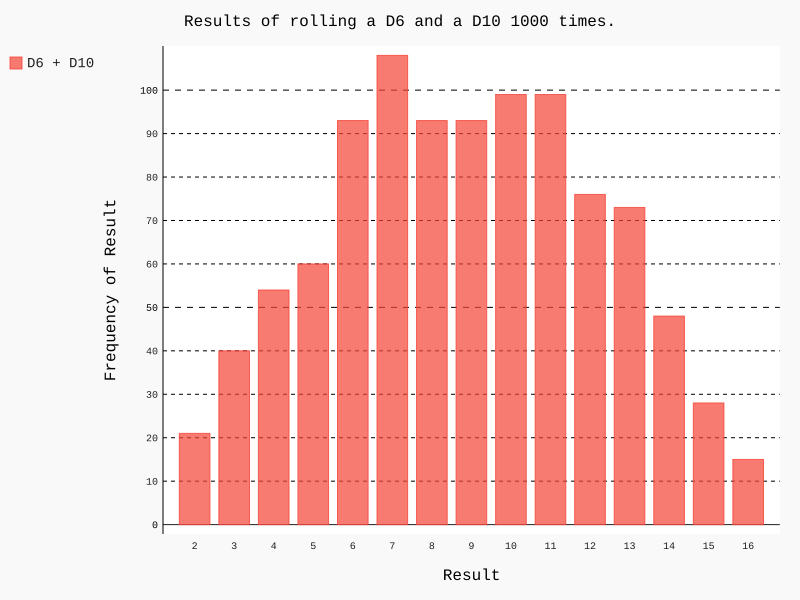

Generate this figure with Python:
from die import Die
import pygal

die_1 = Die()
die_2 = Die(10)
results = []
for roll_num in range(1000):
    result = die_1.roll() + die_2.roll()
    results.append(result)

frequencies = []
max_result = die_1.num_sides + die_2.num_sides
for value in range(2, max_result+1):
    frequency = results.count(value)
    frequencies.append(frequency)

hist = pygal.Bar()
hist.title = "Results of rolling a D6 and a D10 1000 times."
hist.x_labels = ['2', '3', '4', '5', '6', '7', '8', '9', '10', '11', '12', '13', '14', '15', '16']
hist.x_title = "Result"
hist.y_title = "Frequency of Result"

hist.add('D6 + D10', frequencies)
hist.render_to_file('die_visual.svg')
    
print(frequencies)
